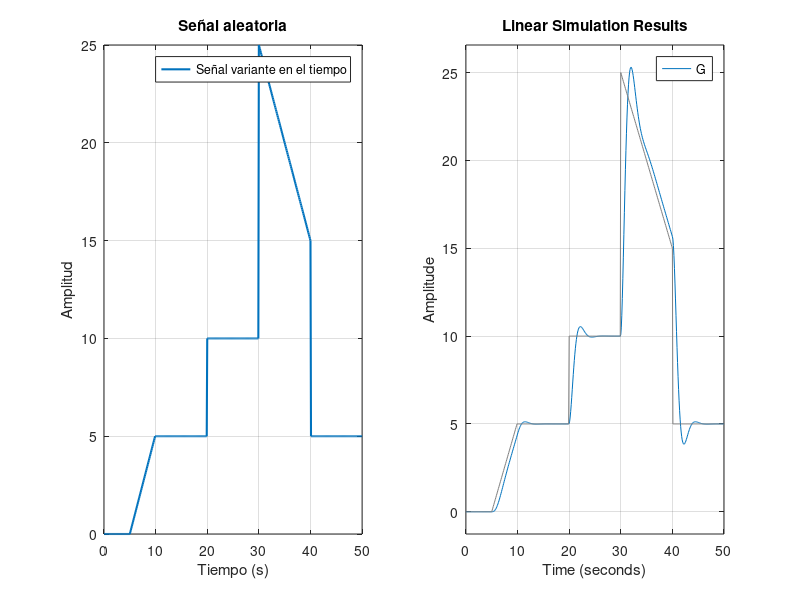

This chart was generated by the following MATLAB code:
num = 3;
den = [1 2 3];
G = tf(num, den);

ts = 0.1;
t = (0:ts:50)';  % ahora hasta 50 segundos
N = length(t);

% Construir la señal arbitraria por tramos
s0 = zeros(1, sum(t < 5));  % 0 de 0 a 5 s
s1 = linspace(0, 5, sum(t >= 5 & t < 10));  % rampa 0 a 5 de 5 a 10 s
s2 = ones(1, sum(t >= 10 & t < 20)) * 5;   % constante 10 de 10 a 20 s
s3 = ones(1, sum(t >= 20 & t < 30)) * 10; % constante 15 de 20 a 30 s
s4 = linspace(25, 15, sum(t >= 40));      % rampa descendente 25 a 15 de 40 a 50 s
s5 = ones(1, sum(t >= 30 & t < 40)) * 5;   % constante 25 de 30 a 40 s


arbsig = [s0 s1 s2 s3 s4 s5]';  % concatenar y convertir a columna

% Graficar
figure

subplot(1, 2, 1)
plot(t, arbsig, 'LineWidth', 1.5)
grid on
xlabel('Tiempo (s)')
ylabel('Amplitud')
title('Señal aleatoria')
legend('Señal variante en el tiempo')

subplot(1, 2, 2)
lsim(G, arbsig, t)
grid on
title('Linear Simulation Results')
xlabel('Time (seconds)')
ylabel('Amplitude')
